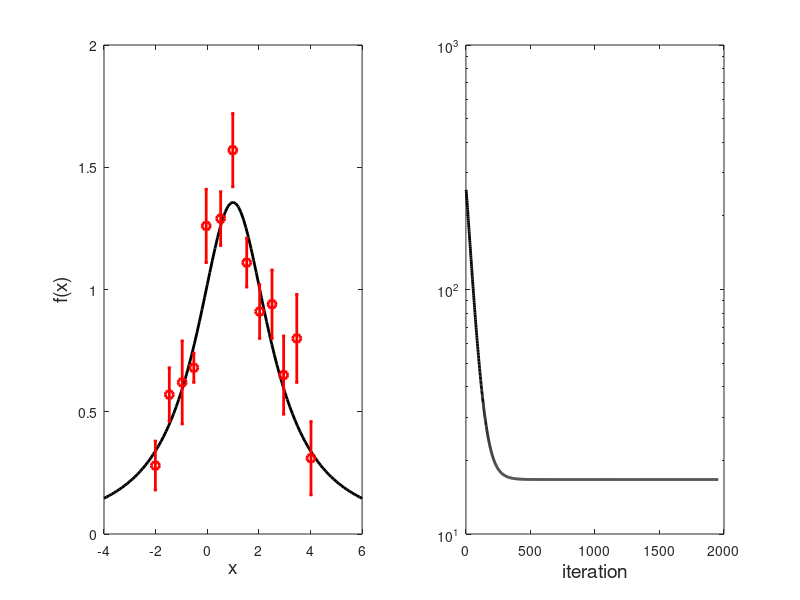

Write the MATLAB code that produced this figure. (Note: this script raises an error after producing the figure.)
%**************************************************************************
%*     Section 12.3.2                                                     *
%*     filename: ch12pr08.m                                               *
%*     program listing number: 12.8                                       *
%*                                                                        *
%*     This program finds the peak position and life-time broadening      *
%*     of atomic emmision spectrum.                                       *
%*                                                                        *
%*     Programed by Ryoichi Kawai for Computational Physics Course.       *
%*     Last modification:  02/25/2017.                                    *
%**************************************************************************
clear all;

% Generate a sample noisy data

x=[-2.01,-1.47,-0.97,-0.52,-0.04,0.52,0.99,1.53,2.03,2.51,2.96,3.47,4.02];
y=[0.28,0.57,0.62,0.68,1.26,1.29,1.57,1.11,0.91,0.94,0.65,0.80,0.31];
s=[0.10,0.11,0.17,0.06,0.15,0.11,0.15,0.10,0.11,0.14,0.16,0.18,0.15];
N=size(y,2);

%control parametrs
alpha=1e-2;
found=false;

%initial guess
M=3;
lambda(:,1)=[1,0,1];

% Gauss-Newton iteration
n=1;
% evaluate initial chi sqaure
for i=1:N
   F=lambda(1,n)/((x(i)-lambda(2,n))^2+lambda(3,n));
   b(i)=y(i)-F;
end
b=b./s;
chi2(n)=b*b';

while not(found)
    % construct Jacobian and vectors.
    for i=1:N
        F=lambda(1,n)/((x(i)-lambda(2,n))^2+lambda(3,n));
        J(i,1)=F/lambda(1,n);
        J(i,2)=2*lambda(1,n)*(x(i)-lambda(2,n))...
              /((x(i)-lambda(2,n))^2+lambda(3,n))^2;
        J(i,3)=-lambda(1,n)/((x(i)-lambda(2,n))^2+lambda(3,n))^2;
        b(i)=y(i)-F;
    end
    % Take into account error bar
    b=b./s;
    for i=1:M
       J(:,i)=J(:,i)./s';
    end
   
    % Solve the equation
    n=n+1;
    A=J'*J;
    c=J'*b';
    d=A\c;
    
    % update parameter values
    lambda(:,n)=lambda(:,n-1)+alpha*d;
    % evaluate chi sqaure
    chi2(n)=b*b';    

    % if chi square goes up stop
    if chi2(n)-chi2(n-1) > 0
        found=true;
    end
end

subplot(1,2,1)
z=[-4:0.1:6];
L=size(z,2);
for i=1:L
w(i)=lambda(1,n)/((z(i)-lambda(2,n))^2+lambda(3,n));
end
p=plot(z,w);
set(p,'linewidth',2,'color','black')
hold on
r=errorbar(x,y,s,'o');
set(r,'linewidth',2,'color','red')
xlabel('x','fontsize',14)
ylabel('f(x)','fontsize',14)
hold off

subplot(1,2,2)
r=semilogy([1:n],chi2);
set(r,'linewidth',2,'color','black')
xlabel('iteration','fontsize',14)
ylabel(texlabel('chi^2'),'fontsize',14)
